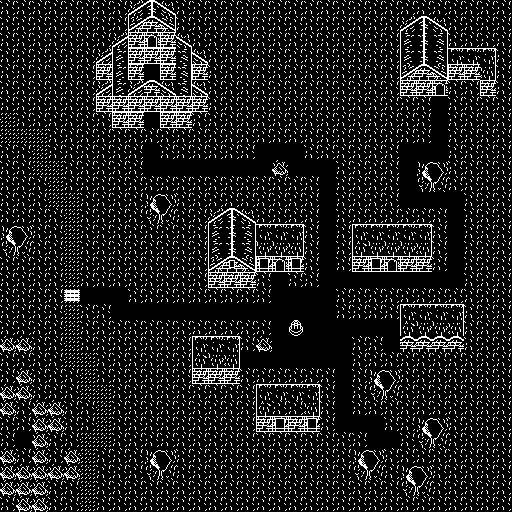

Rendered tile map (Tiled .tmx) drawn with the repository's tilesets; below, a short description and the full map source, tile grids included:
An orthogonal 32x32 tile map with 16x16 px tiles, 1 tile layer (Tile Layer 1).

<map version="1.9" tiledversion="1.9.2" orientation="orthogonal" renderorder="right-down" width="32" height="32" tilewidth="16" tileheight="16" infinite="0" nextlayerid="2" nextobjectid="1">
 <tileset firstgid="1" source="tiles_16x16.tsx" />
 <layer id="1" name="Tile Layer 1" width="32" height="32">
  <data encoding="csv">
1,1,1,1,1,1,1,1,15,16,17,1,1,1,1,1,1,1,1,1,1,1,1,1,1,1,1,1,1,1,1,1,
1,1,1,1,1,1,1,1,8,9,10,1,1,1,1,1,1,1,1,1,1,1,1,1,1,15,16,17,1,1,1,1,
1,1,1,1,1,1,1,15,7,11,7,17,1,1,1,1,1,1,1,1,1,1,1,1,1,12,13,14,1,1,1,1,
1,1,1,1,1,1,15,12,7,7,7,14,17,1,1,1,1,1,1,1,1,1,1,1,1,12,13,14,19,19,20,1,
1,1,1,1,1,1,7,12,7,30,7,14,7,1,1,1,1,1,1,1,1,1,1,1,1,8,9,10,7,7,23,1,
1,1,1,1,1,1,15,12,15,9,17,14,17,1,1,1,1,1,1,1,1,1,1,1,1,7,7,11,1,1,7,1,
1,1,1,1,1,1,7,7,7,7,7,7,7,1,1,1,1,1,1,1,1,1,1,1,1,1,1,27,1,1,1,1,
28,1,1,1,1,1,1,7,7,27,7,7,1,1,1,1,1,1,1,1,1,1,1,1,1,1,1,27,1,1,1,1,
28,28,28,1,1,1,1,1,1,1,1,1,1,1,1,1,1,1,1,1,1,1,1,1,1,1,1,27,1,1,1,1,
1,1,28,1,1,1,1,1,1,27,1,1,1,1,1,1,27,27,27,1,1,1,1,1,1,27,27,27,1,1,1,1,
1,1,28,28,1,1,1,1,1,27,27,27,27,27,27,27,27,6,27,27,27,1,1,1,1,27,2,3,1,1,1,1,
1,1,1,28,1,1,1,1,1,1,1,1,1,1,1,1,1,1,1,1,27,1,1,1,1,27,4,5,1,1,1,1,
1,1,1,28,28,1,1,1,1,2,3,1,1,1,1,1,1,1,1,1,27,1,1,1,1,27,27,27,27,1,1,1,
1,1,1,1,28,1,1,1,1,4,5,1,1,15,16,17,1,1,1,1,27,1,1,1,1,1,1,1,27,1,1,1,
2,3,1,1,28,1,1,1,1,1,1,1,1,12,13,14,19,19,20,1,27,1,18,19,19,19,20,1,27,1,1,1,
4,5,1,1,28,1,1,1,1,1,1,1,1,12,13,14,22,22,23,1,27,1,21,22,22,22,23,1,27,1,1,1,
1,1,1,1,28,1,1,1,1,1,1,1,1,8,24,10,25,11,25,1,27,1,7,25,11,7,7,1,27,1,1,1,
1,1,1,1,28,1,1,1,1,1,1,1,1,7,7,7,1,27,1,1,27,27,27,27,27,27,27,27,27,1,1,1,
1,1,1,1,29,27,27,27,1,1,1,1,1,1,1,1,1,27,27,27,27,1,1,1,1,1,1,1,1,1,1,1,
1,1,1,1,28,1,1,27,27,27,27,27,27,27,27,27,27,27,27,27,27,1,1,1,1,18,19,19,20,1,1,1,
1,1,1,1,28,1,1,1,1,1,1,1,1,1,1,1,1,27,26,27,27,27,27,27,27,21,22,22,23,1,1,1,
6,6,1,1,28,1,1,1,1,1,1,1,18,19,20,1,6,27,27,27,27,27,1,1,27,9,9,9,9,1,1,1,
1,1,1,1,28,28,1,1,1,1,1,1,21,22,23,27,27,27,27,27,27,27,1,1,1,1,1,1,1,1,1,1,
1,6,1,1,1,28,1,1,1,1,1,1,7,7,7,1,1,1,1,1,1,27,1,2,3,1,1,1,1,1,1,1,
6,6,1,1,1,28,28,1,1,1,1,1,1,1,1,1,18,19,19,20,1,27,1,4,5,1,1,1,1,1,1,1,
6,1,6,6,1,1,28,1,1,1,1,1,1,1,1,1,21,1,1,23,1,27,1,1,1,1,1,1,1,1,1,1,
1,1,6,6,1,1,28,1,1,1,1,1,1,1,1,1,7,25,7,25,1,27,27,27,1,1,2,3,1,1,1,1,
1,30,6,1,1,28,28,1,1,1,1,1,1,1,1,1,1,1,1,1,1,1,1,27,27,1,4,5,1,1,1,1,
6,1,6,1,6,28,1,1,1,2,3,1,1,1,1,1,1,1,1,1,1,1,2,3,1,1,1,1,1,1,1,1,
6,6,6,6,6,28,1,1,1,4,5,1,1,1,1,1,1,1,1,1,1,1,4,5,1,2,3,1,1,1,1,1,
6,6,6,1,1,28,1,1,1,1,1,1,1,1,1,1,1,1,1,1,1,1,1,1,1,4,5,1,1,1,1,1,
1,6,6,1,1,28,1,1,1,1,1,1,1,1,1,1,1,1,1,1,1,1,1,1,1,1,1,1,1,1,1,1
</data>
 </layer>
</map>